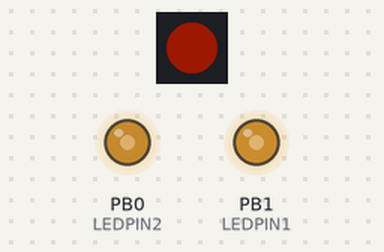
Bench run of a sketch on a simulated ATtiny85, built with avr-gcc and run on an emulated ATtiny85. On the bench: 1 RGB LEDs in strip order, left to right, output pins drawn as LEDs (lit = HIGH). Dim RGB values are drawn brighter than linear.

Above: at 0.71 s.
At 10.15 s:
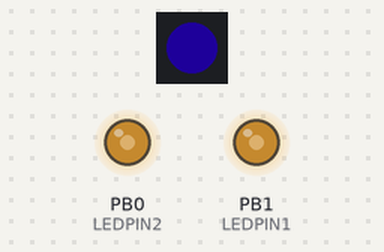
At 20.29 s:
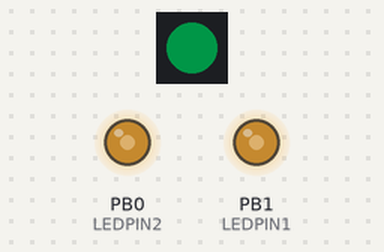
At 39.31 s:
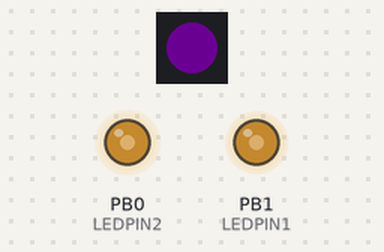
Timing chart, 0 to 40.0 s (numbered marks = the images above):
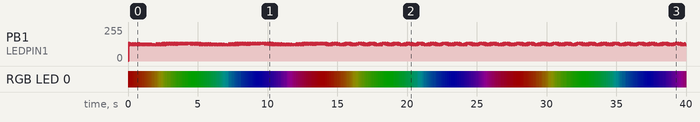

The sketch:

xmas2022.ino
```cpp
#include <Adafruit_NeoPixel.h>
#ifdef __AVR__
  #include <avr/power.h>
#endif

#define NEOPIN  2
#define LEDPIN1 1
#define LEDPIN2 0

boolean led1 = false;
boolean led2 = false;
int brightness = 0;
int fadeAmount = 5;
int counterMax = 2500;

// Parameter 1 = number of pixels in strip
// Parameter 2 = Arduino pin number (most are valid)
// Parameter 3 = pixel type flags, add together as needed:
//   NEO_KHZ800  800 KHz bitstream (most NeoPixel products w/WS2812 LEDs)
//   NEO_KHZ400  400 KHz (classic 'v1' (not v2) FLORA pixels, WS2811 drivers)
//   NEO_GRB     Pixels are wired for GRB bitstream (most NeoPixel products)
//   NEO_RGB     Pixels are wired for RGB bitstream (v1 FLORA pixels, not v2)
//   NEO_RGBW    Pixels are wired for RGBW bitstream (NeoPixel RGBW products)
Adafruit_NeoPixel strip = Adafruit_NeoPixel(1, NEOPIN, NEO_GRB + NEO_KHZ800);

// IMPORTANT: To reduce NeoPixel burnout risk, add 1000 uF capacitor across
// pixel power leads, add 300 - 500 Ohm resistor on first pixel's data input
// and minimize distance between Arduino and first pixel.  Avoid connecting
// on a live circuit...if you must, connect GND first.

void setup() {
  // This is for Trinket 5V 16MHz, you can remove these three lines if you are not using a Trinket
  #if defined (__AVR_ATtiny85__)
    if (F_CPU == 16000000) clock_prescale_set(clock_div_1);
  #endif
  // End of trinket special code

  pinMode(LEDPIN1, OUTPUT);
  pinMode(LEDPIN2, OUTPUT);
  strip.begin();
  strip.setBrightness(31);
  strip.show(); // Initialize all pixels to 'off'
  analogWrite(LEDPIN1,127);
  analogWrite(LEDPIN2,127);
//  digitalWrite(LEDPIN2,led2);
//  led2 = !led2;
//  digitalWrite(LEDPIN2,led2);
}

void loop() {
  rainbow(5);
  //front(5);
  rainbowCycle(5);
  //front(5);
  rear(5);
}

void rear(uint8_t wait) {
  strip.setPixelColor(0, 0xFFA500);
  strip.show();
  for (int counter=1;counter<counterMax;counter++) {
    analogWrite(LEDPIN1, brightness);
    brightness = brightness + fadeAmount;
    if (brightness == 0 || brightness == 255) {
      fadeAmount = -fadeAmount ;
    }
    led2 = !led2;
    digitalWrite(LEDPIN2,led2);
    delay(wait);
    led2 = !led2;
    digitalWrite(LEDPIN2,led2);
    delay(wait);
    led2 = !led2;
    digitalWrite(LEDPIN2,led2);
    delay(wait);
    led2 = !led2;
    digitalWrite(LEDPIN2,led2);
    delay(wait);
  }
  analogWrite(LEDPIN1,127);
  analogWrite(LEDPIN2,127);
}

void front(uint8_t wait) {
  uint16_t i;
  for (i=0; i<5000;i++) {
    strip.setPixelColor(0, 0xFFA500);
    led2 = !led2;
    digitalWrite(LEDPIN2,led2);
    strip.show();
    delay(wait);
  }
  for (i=0;i<1000;i++) {
    strip.setPixelColor(0,0);
    led2 = !led2;
    digitalWrite(LEDPIN2,led2);
    strip.show();
    delay(5);
  }
}

void rainbow(uint8_t wait) {
  uint16_t i, j;

  for(j=0; j<256*10; j++) {
    for(i=0; i<strip.numPixels(); i++) {
      strip.setPixelColor(i, Wheel((i+j/10) & 255));
    }
    led1 = !led1;
    digitalWrite(LEDPIN1,led1);
    strip.show();
    delay(wait);
  }
}

// Slightly different, this makes the rainbow equally distributed throughout
void rainbowCycle(uint8_t wait) {
  uint16_t i, j;

  for(j=0; j<256*5*10; j++) { // 5 cycles of all colors on wheel
    for(i=0; i< strip.numPixels(); i++) {
      strip.setPixelColor(i, Wheel(((i * 256 / strip.numPixels()) + j/10) & 255));
    }
    led1 = !led1;
    digitalWrite(LEDPIN1,led1);
    strip.show();
    delay(wait);
  }
  analogWrite(LEDPIN2,127);
}

// Input a value 0 to 255 to get a color value.
// The colours are a transition r - g - b - back to r.
uint32_t Wheel(byte WheelPos) {
  WheelPos = 255 - WheelPos;
  if(WheelPos < 85) {
    return strip.Color(255 - WheelPos * 3, 0, WheelPos * 3);
  }
  if(WheelPos < 170) {
    WheelPos -= 85;
    return strip.Color(0, WheelPos * 3, 255 - WheelPos * 3);
  }
  WheelPos -= 170;
  return strip.Color(WheelPos * 3, 255 - WheelPos * 3, 0);
}
```

Measured:
- by itself, RGB LED 0: off → RGB(31, 0, 0) at 0.01 s, → RGB(30, 1, 0) 0.17 s later, → RGB(29, 2, 0) 0.16 s later, → RGB(28, 3, 0) 0.12 s later, … (264 changes in this stretch)
